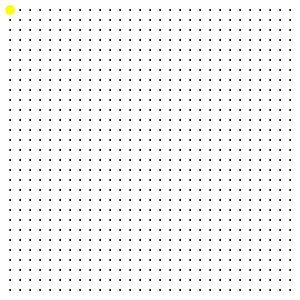
Frame 1 (no input)
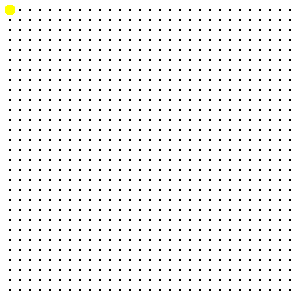
Frame 60 (no input)
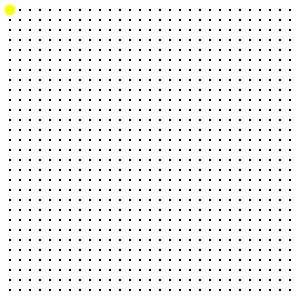
Frame 120 (the mouse pressed at the canvas centre since frame 60)

The p5.js sketch that drew these frames (run headless with seeded random() and noise() and a simulated clock; from frame 60 on, the mouse is pressed at the canvas centre):

// p5.js sketch
// ── sketch.js
var grid = [];

function setup() {
	createCanvas(300, 300);
	background(255);

	for (var i = 10; i < width; i += 10) {
		for (var j = 10; j < height; j += 10) {
		  var pt = new Point(i, j, 1);
      grid.push(pt);
		}
	}
	
	print(grid);
}

function draw() {
  makeGrid();
  startPacman();
}

function makeGrid() {
  fill(0);
	for (var i = 1; i < grid.length; i++) {
    var pt = grid[i];
    ellipseMode(CENTER);
    ellipse(pt.x, pt.y, pt.rad, pt.rad);
  }
}

function Pacman() {
  
}

function startPacman() {
  noStroke();
  fill(255, 255, 0);
  ellipseMode(CENTER);
  var pt = grid[0];
  ellipse(pt.x, pt.x, 10, 10);
}

function Point(x, y, rad) {
	this.x = x;
	this.y = y;
	this.rad = rad;
}

function keyPressed() {
  if (keyCode == DOWN_ARROW) {
    
  } else if (keyCode == UP_ARROW) {
    
  } else if (keyCode == RIGHT_ARROW) {
    
  } else if (keyCode == LEFT_ARROW) {
    
  }
}
